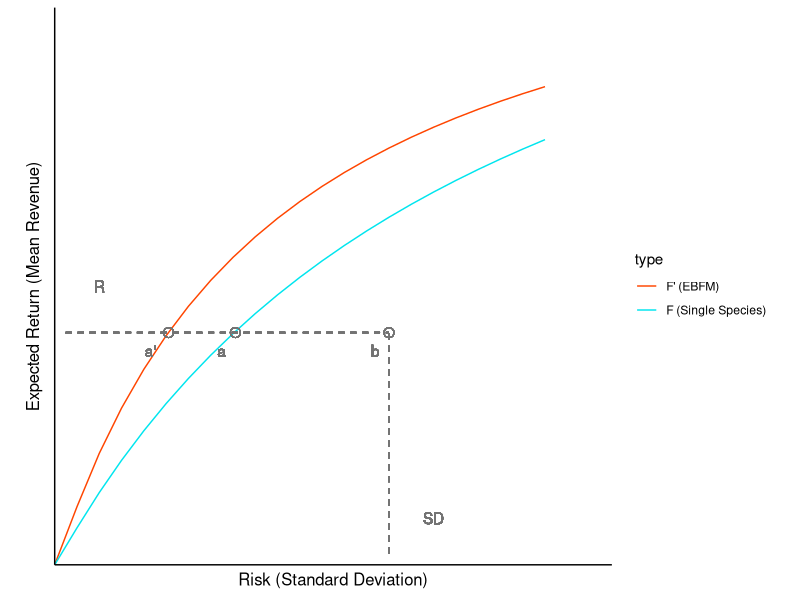
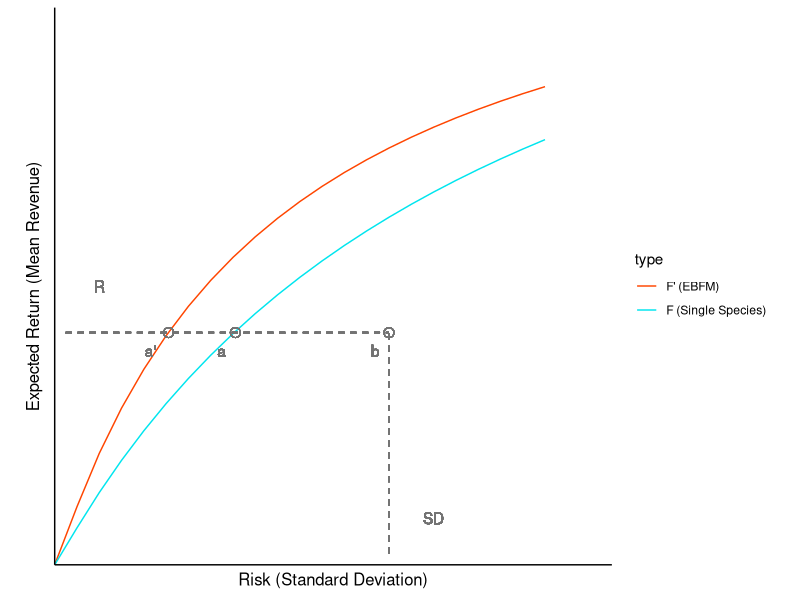

These charts were generated, in order, by the following R code:
library(tidyverse)


a =30
x=0:22
# y= (a*x^2+ 2*x-1)/(x*(x+12))
# y_p = (a*x^2+ 2*x-1)/(x*(x+10))
y= ((a+5)*x^2)/(x*(x+20)+1)
y_p = (a*x^2)/(x*(x+10)+1)

theo_y <- c(10,10,10)
theo_x <- c(5,8,15)

       
EF_y <- as.data.frame(cbind(x,y))
EF_yp <- as.data.frame(cbind(x,y_p))

EF_y <- EF_y %>% rename("StdDev" = "x","Revenue" = "y")
EF_yp <- EF_yp %>% rename("StdDev" = "x","Revenue" = "y_p")

EF_y$type <- "F"
EF_yp$type <- "F'"

EF_theo <- as.data.frame(rbind(EF_yp, EF_y))
EF_theo$type <- factor(EF_theo$type , levels = c("F'", "F"))
EF_theo <- EF_theo %>% arrange(type)

Theo_plt <- ggplot(data = EF_theo, aes(x= StdDev, y=Revenue, color=type)) +
  scale_x_continuous(limits = c(0,25), expand = c(0, 0)) +
  scale_y_continuous(limits = c(0,24), expand = c(0, 0)) +
  geom_line() +
    scale_color_manual(values=c('orangered','turquoise2'), 
                       labels=c("F' (EBFM)","F (Single Species)")) +
  geom_point(aes(x=5.115,y=10),shape=1, color="gray45", size=3) + 
    geom_text(x=5.115, y=10, label="a'", color="gray45", hjust=2, vjust=2) +
  geom_point(aes(x=8.105,y=10),shape=1, color="gray45", size=3) +
   geom_text(x=8.105, y=10, label="a", color="gray45", hjust=2, vjust=2) +
  geom_point(aes(x=15,y=10),shape=1, color="gray45", size=3) +
   geom_text(x=15, y=10, label="b", color="gray45", hjust=2, vjust=2) +
  geom_segment(aes(x=0.5,xend=15,y=10,yend=10), color="gray45", linetype = "dashed") +
    geom_text(x=2, y=12, label= "R", color="gray45") + 
  geom_segment(aes(x=15,xend=15,y=0.5,yend=10), color="gray45", linetype = "dashed") +
    geom_text(x=17, y=2, label= "SD", color="gray45") + 
  labs(x=expression(paste("Risk (Standard Deviation)")), 
       y= expression(paste("Expected Return (Mean Revenue)"))) +
  theme(panel.grid.major = element_blank(), panel.grid.minor = element_blank(),
        panel.background = element_blank(),
        axis.text.x = element_blank(),
        axis.text.y = element_blank(),
        axis.ticks = element_blank(),
        axis.line = element_line(colour = "black"),
        aspect.ratio = 1,
        axis.title = element_text(size = 12)) 
Theo_plt

pdf("Theoretical_EF.pdf", width=11, height=8.5) #print to pdf
Theo_plt
dev.off() #turns off pdf printing


